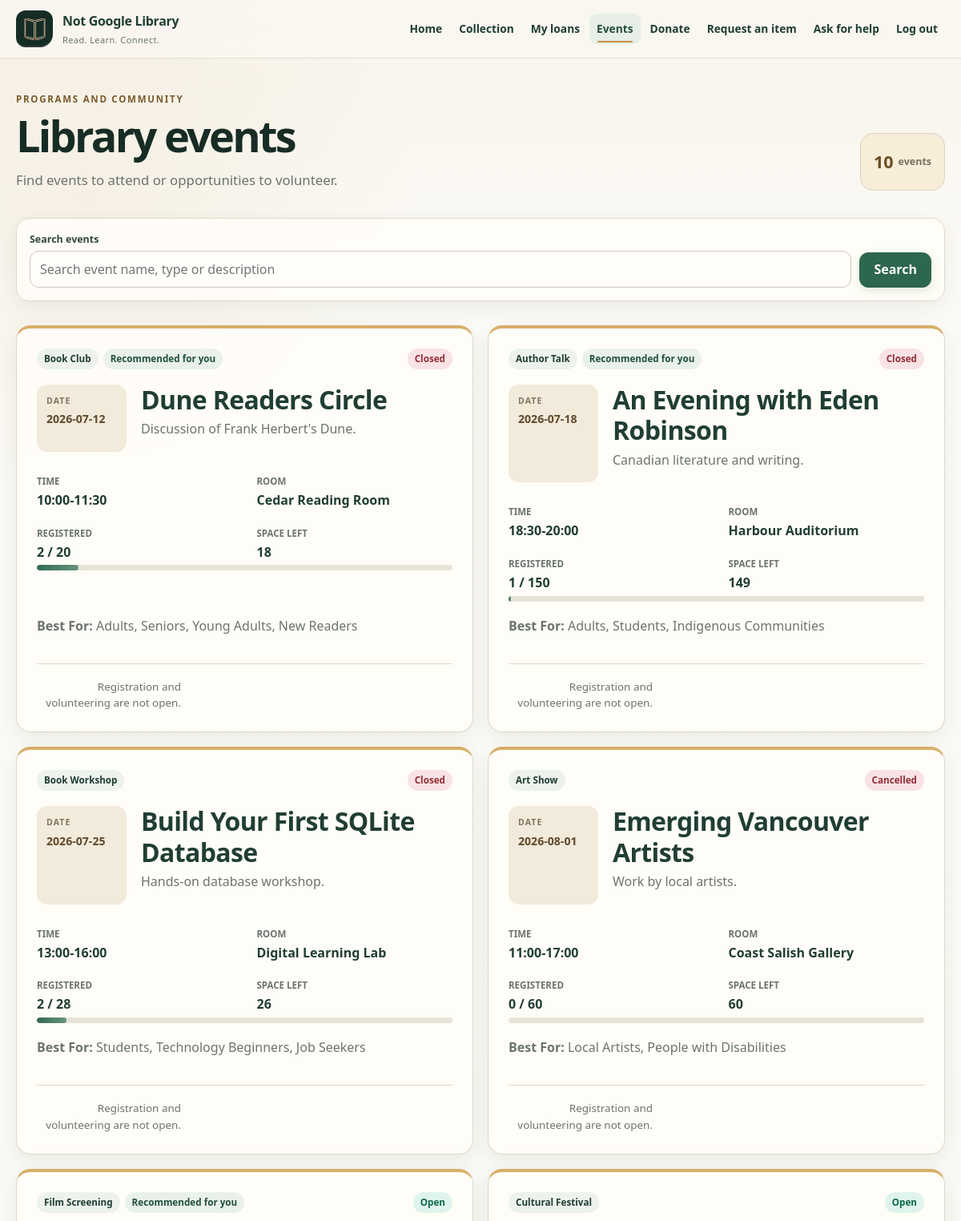
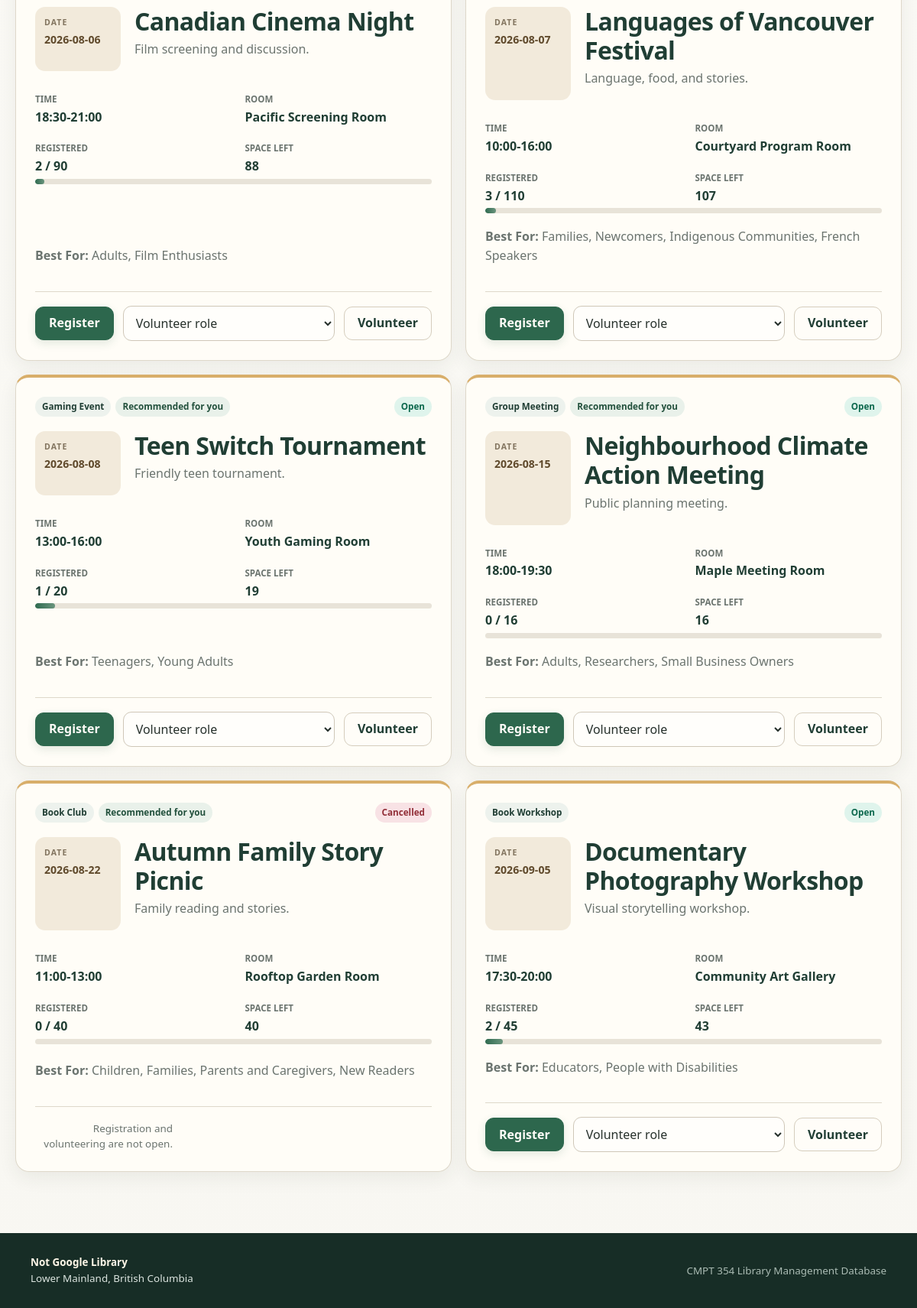
The page /events (signed in) on the database its author committed (2 pictures, top to bottom).
### tables this page shows
CREATE TABLE Event (
    eventID INTEGER PRIMARY KEY,
    eventName TEXT NOT NULL,

    eventType TEXT NOT NULL
        CHECK (
            eventType IN (
                'Book Club',
                'Author Talk',
                'Book Workshop',
                'Art Show',
                'Film Screening',
                'Cultural Festival',
                'Gaming Event',
                'Group Meeting'
            )
        ),

    description TEXT,
    eventDate TEXT NOT NULL,
    startTime TEXT NOT NULL,
    endTime TEXT NOT NULL,
    roomID INTEGER NOT NULL,

    eventCapacity INTEGER NOT NULL
        CHECK (eventCapacity > 0),

    eventStatus TEXT NOT NULL
        CHECK (
            eventStatus IN (
                'Open',
                'Closed',
                'Cancelled'
            )
        ),

    CHECK (
        eventDate GLOB
            '[0-9][0-9][0-9][0-9]-[0-9][0-9]-[0-9][0-9]'
        AND date(julianday(eventDate)) = eventDate
    ),

    CHECK (
        strftime('%H:%M', time(startTime)) = startTime
    ),

    CHECK (
        strftime('%H:%M', time(endTime)) = endTime
    ),

    CHECK (
        time(endTime) > time(startTime)
    ),

    FOREIGN KEY (roomID)
        REFERENCES Room(roomID)
        ON UPDATE CASCADE
        ON DELETE RESTRICT
);

CREATE TABLE Room (
    roomID INTEGER PRIMARY KEY,
    roomName TEXT NOT NULL UNIQUE,
    floor INTEGER,
    roomType TEXT NOT NULL
        CHECK (roomType IN (
            'Meeting Room',
            'Activity Room',
            'Exhibition Room',
            'Gaming Room',
            'Study Room'
        )),
    maximumCapacity INTEGER NOT NULL CHECK (maximumCapacity > 0)
);

### app/app.py (the view, shortened to what this page needs)
@app.route("/events")
@loginRequired
def events():
    db = get_db()
    search = request.args.get("q", "").strip()
    values = [g.account["personID"]]
    where_part = ""
    event_rows = db.execute(
        f"""
        SELECT
            e.*,
            r.roomName,

            (
                SELECT COUNT(*)
                FROM EventRegistration er
                WHERE er.eventID = e.eventID
                  AND er.registrationStatus <> 'Cancelled'
            ) AS registrationCount,

            (
                SELECT GROUP_CONCAT(a.audienceName, ', ')
                FROM EventAudience ea
                JOIN Audience a ON a.audienceID = ea.audienceID
                WHERE ea.eventID = e.eventID
            ) AS audiences,

            EXISTS (
                SELECT 1
                FROM EventInterest ei
                JOIN PersonInterest pi
                    ON pi.interestID = ei.interestID
                WHERE ei.eventID = e.eventID
                  AND pi.personID = ?
            ) AS interestMatch

        FROM Event e
        JOIN Room r ON r.roomID = e.roomID
        {where_part}
        ORDER BY e.eventDate, e.startTime
        """,
        values,
    ).fetchall()
    person = db.execute(
        """
        SELECT dateOfBirth
        FROM Person
        WHERE personID = ?
        """,
        (g.account["personID"],),
    ).fetchone()
    event_list = []
    for row in event_rows:
        event = dict(row)
        audience_names = {
            name.strip()
            for name in (event["audiences"] or "").split(",")
            if name.strip()
        }
        date_of_birth = (
            person["dateOfBirth"]
            if person is not None
            else None
        )
        suitable_age_groups = ageGroups(
            date_of_birth,
            event["eventDate"],
        )
        event["recommended"] = bool(
            event["interestMatch"]
            or audience_names.intersection(suitable_age_groups)
        )
        event_list.append(event)
    return render_template(
        "events.html",
        events=event_list,
        search=search,
    )

### app/app.py (called while the page is built)
def get_db():
    if "db" not in g:
        db_path = Path(app.config["LIBRARY_DB"])
        if not db_path.exists():
            raise RuntimeError(f"library.db does not exist at {db_path}")
        connection = sqlite3.connect(db_path, timeout=10, detect_types=sqlite3.PARSE_DECLTYPES)
        connection.row_factory = sqlite3.Row
        connection.execute("PRAGMA foreign_keys = ON")
        connection.execute("PRAGMA busy_timeout = 10000")
        g.db = connection
    return g.db

@app.before_request
def accAndCheckCSRF():
    g.account = None
    g.employee = None
    account_id = session.get("account_id")
    if account_id:
        g.account = get_db().execute(
            """
            SELECT a.accountID, a.personID, a.accountRole, p.email
            FROM Auth a
            JOIN Person p ON p.personID = a.personID
            WHERE a.accountID = ?
            """,
            (account_id,),
        ).fetchone()
    if "_csrf_token" not in session:
        session["_csrf_token"] = secrets.token_urlsafe(32)
    if request.method == "POST":
        submitted = request.form.get("_csrf_token", "")
        expected = session.get("_csrf_token", "")
        if not secrets.compare_digest(submitted, expected):
            abort(400, "Invalid or expired form submission.")

@app.context_processor
def templateValues():
    return {
        "csrf_token": session.get("_csrf_token"),
        "library_item_types": LIBRARY_ITEM_TYPES,
        "physical_item_types": PHYSICAL_ITEM_TYPES,
        "volunteer_roles": VOLUNTEER_ROLES,
        "event_types": EVENT_TYPES,
    }

def loginRequired(view):
    @wraps(view)
    def wrapped(*args, **kwargs):
        if g.account is None:
            flash("Please log in first", "error")
            return redirect(url_for("login", next=request.path))
        return view(*args, **kwargs)
    return wrapped

### app/templates/events.html (shortened to what this page needs)
{% extends "base.html" %}
{% block content %}
<section class="page-heading">
    <div>
        <span class="eyebrow">Programs and community</span>
        <h1>Library events</h1>
        <p>Find events to attend or opportunities to volunteer.</p>
    </div>
    {% if events %}
    <div class="result-count" aria-label="Event result count">
        <strong>{{ events|length}}</strong>
        <span>event{% if events|length !=1%}s{%endif%}</span>
    </div>
    {% endif %}
</section>
<form class="search-bar collection-search" method="get" action="{{ url_for('events') }}">
    <div class="field search-field">
        <label for="q">Search events</label>
        <input id="q" name="q" type="search" value="{{ search }}" placeholder="Search event name, type or description">
    </div>
    <button class="button button-primary" type="submit">Search</button>
</form>
{% if events %}
<section class="event-grid modern-event grid">
    {% for event in events %}
    <article class="event-card modern-event-card">
        <div class="event-card-header">
            <div class="event-badges">
                <span class="badge">{{ event["eventType"] }}</span>
                {% if event["recommended"] %}
                <span class="badge badge-highlight">
                    Recommended for you
                </span>
                {% endif %}
            </div>
            <span class="status status-{{ event['eventStatus']|lower }}">
                {{ event["eventStatus"] }}
            </span>
        </div>
        <div class="event-title-row">
            <div class="event-date-tile">
                <span>Date</span>
                <strong>{{ event["eventDate"]}}</strong>
            </div>
            <div >
                <h2>{{ event["eventName"]}}</h2>
                <p>{{ event["description"] or "No description provided"}}</p>
            </div>
        </div>
        <dl class="metadata event-metadata">
            <div>
                <dt>Time</dt>
                <dd>
                    {{ event["startTime"] }}-{{ event["endTime"] }}
                </dd>
            </div>
            <div>
                <dt>Room</dt>
                <dd>{{ event["roomName"] }}</dd>
            </div>
            <div>
                <dt>Registered</dt>
                <dd>
                    {{ event["registrationCount"] }}
                    / {{ event["eventCapacity"] }}
                </dd>
            </div>
            <div>
                <dt>Space Left</dt>
                <dd>
                    {{ event["eventCapacity"] - event["registrationCount"] }}
                </dd>
            </div>
        </dl>
        <div class="capacity-track" aria-label="Registration capacity">
            <span style="width:{{([100,(event['registrationCount']*100/event['eventCapacity'])]|min) if event['eventCapacity']else 0}}%"></span>
        </div>
        {% if event["audiences"] %}
        <p class="audience-line">
            <strong>Best For:</strong> {{ event["audiences"] }}
        </p>
        {% endif %}
        {% if g.account["accountRole"] == "User" %}
        <div class="event-actions">
            {% if event["eventStatus"] == "Open" and event["registrationCount"] < event["eventCapacity"] %} <form method="post" action="{{ url_for('registerEvent', event_id=event['eventID']) }}">
                <button class="button button-primary" type="submit">
                    Register
                </button>
                </form>
                {% endif %}
                {% if event["eventStatus"] == "Open" %}
                <form class="inline-form" method="post"
                    action="{{ url_for('volunteerEvent', event_id=event['eventID']) }}">
                    <select id="role-{{ event['eventID'] }}" name="role" required>
                        <option value="">Volunteer role</option>
                    </select>
                    <button class="button button-secondary" type="submit">
                        Volunteer
                    </button>
                </form>
                {% endif %}
                {% if event["eventStatus"] != "Open" %}
                <span class="availability-note">
                    Registration and volunteering are not open.
                </span>
                {% endif %}
        </div>
        {% endif %}
    </article>
    {% endfor %}
</section>
{% else %}
<div class="empty-state">
    <span class="empty-symbol" aria-hidden="true">&#9719;</span>
    <h2>No events found</h2>
    <p>Try another search or check again later.</p>
</div>
{% endif %}
{% endblock %}

### rows shown on the page
Event: eventType "Book Club", shows "Recommended for you", eventStatus "Closed", eventDate "2026-07-12", eventName "Dune Readers Circle", description "Discussion of Frank Herbert's Dune.", startTime "10:00", endTime "11:30", roomName "Cedar Reading Room", registrationCount "2", eventCapacity "20", event['eventCapacity']-event['registrationCount'] "18", audiences "Adults, Seniors, Young Adults, New Readers", shows "Registration and volunteering are not open."
Event: eventType "Author Talk", shows "Recommended for you", eventStatus "Closed", eventDate "2026-07-18", eventName "An Evening with Eden Robinson", description "Canadian literature and writing.", startTime "18:30", endTime "20:00", roomName "Harbour Auditorium", registrationCount "1", eventCapacity "150", event['eventCapacity']-event['registrationCount'] "149", audiences "Adults, Students, Indigenous Communities", shows "Registration and volunteering are not open."
Event: eventType "Book Workshop", eventStatus "Closed", eventDate "2026-07-25", eventName "Build Your First SQLite Database", description "Hands-on database workshop.", startTime "13:00", endTime "16:00", roomName "Digital Learning Lab", registrationCount "2", eventCapacity "28", event['eventCapacity']-event['registrationCount'] "26", audiences "Students, Technology Beginners, Job Seekers", shows "Registration and volunteering are not open."
Event: eventType "Art Show", eventStatus "Cancelled", eventDate "2026-08-01", eventName "Emerging Vancouver Artists", description "Work by local artists.", startTime "11:00", endTime "17:00", roomName "Coast Salish Gallery", registrationCount "0", eventCapacity "60", event['eventCapacity']-event['registrationCount'] "60", audiences "Local Artists, People with Disabilities", shows "Registration and volunteering are not open."
Event: eventType "Film Screening", shows "Recommended for you", eventStatus "Open", eventDate "2026-08-06", eventName "Canadian Cinema Night", description "Film screening and discussion.", startTime "18:30", endTime "21:00", roomName "Pacific Screening Room", registrationCount "2", eventCapacity "90", event['eventCapacity']-event['registrationCount'] "88", audiences "Adults, Film Enthusiasts"
Event: eventType "Cultural Festival", eventStatus "Open", eventDate "2026-08-07", eventName "Languages of Vancouver Festival", description "Language, food, and stories.", startTime "10:00", endTime "16:00", roomName "Courtyard Program Room", registrationCount "3", eventCapacity "110", event['eventCapacity']-event['registrationCount'] "107", audiences "Families, Newcomers, Indigenous Communities, French Speakers"
Event: eventType "Gaming Event", shows "Recommended for you", eventStatus "Open", eventDate "2026-08-08", eventName "Teen Switch Tournament", description "Friendly teen tournament.", startTime "13:00", endTime "16:00", roomName "Youth Gaming Room", registrationCount "1", eventCapacity "20", event['eventCapacity']-event['registrationCount'] "19", audiences "Teenagers, Young Adults"
Event: eventType "Group Meeting", shows "Recommended for you", eventStatus "Open", eventDate "2026-08-15", eventName "Neighbourhood Climate Action Meeting", description "Public planning meeting.", startTime "18:00", endTime "19:30", roomName "Maple Meeting Room", registrationCount "0", eventCapacity "16", event['eventCapacity']-event['registrationCount'] "16", audiences "Adults, Researchers, Small Business Owners"
Event: eventType "Book Club", shows "Recommended for you", eventStatus "Cancelled", eventDate "2026-08-22", eventName "Autumn Family Story Picnic", description "Family reading and stories.", startTime "11:00", endTime "13:00", roomName "Rooftop Garden Room", registrationCount "0", eventCapacity "40", event['eventCapacity']-event['registrationCount'] "40", audiences "Children, Families, Parents and Caregivers, New Readers", shows "Registration and volunteering are not open."
Event: eventType "Book Workshop", eventStatus "Open", eventDate "2026-09-05", eventName "Documentary Photography Workshop", description "Visual storytelling workshop.", startTime "17:30", endTime "20:00", roomName "Community Art Gallery", registrationCount "2", eventCapacity "45", event['eventCapacity']-event['registrationCount'] "43", audiences "Educators, People with Disabilities"

### other values the page prints
{{ events|length }} "10"
